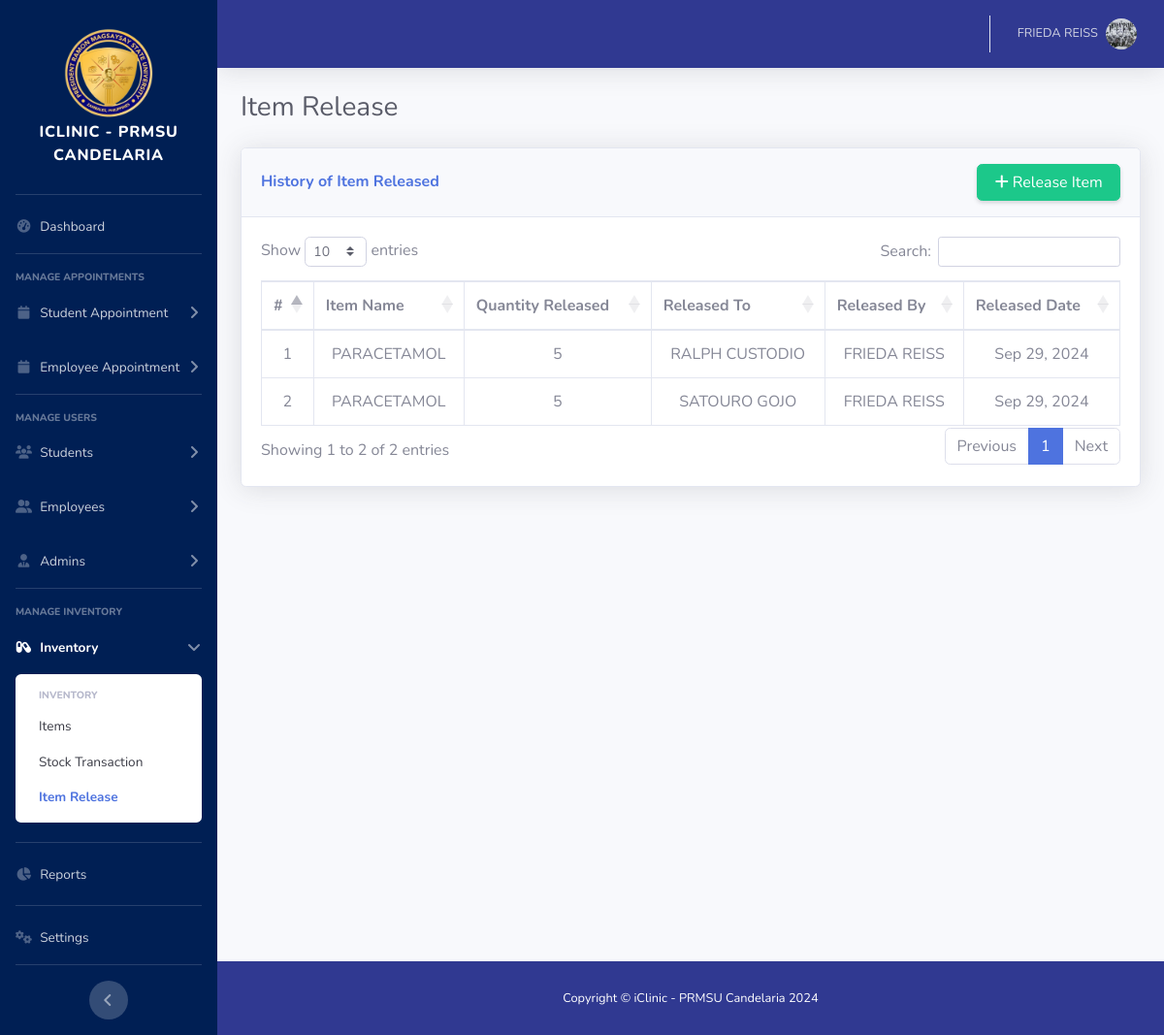
The app's page /admin/inventory-item-release.php (signed in), older data.
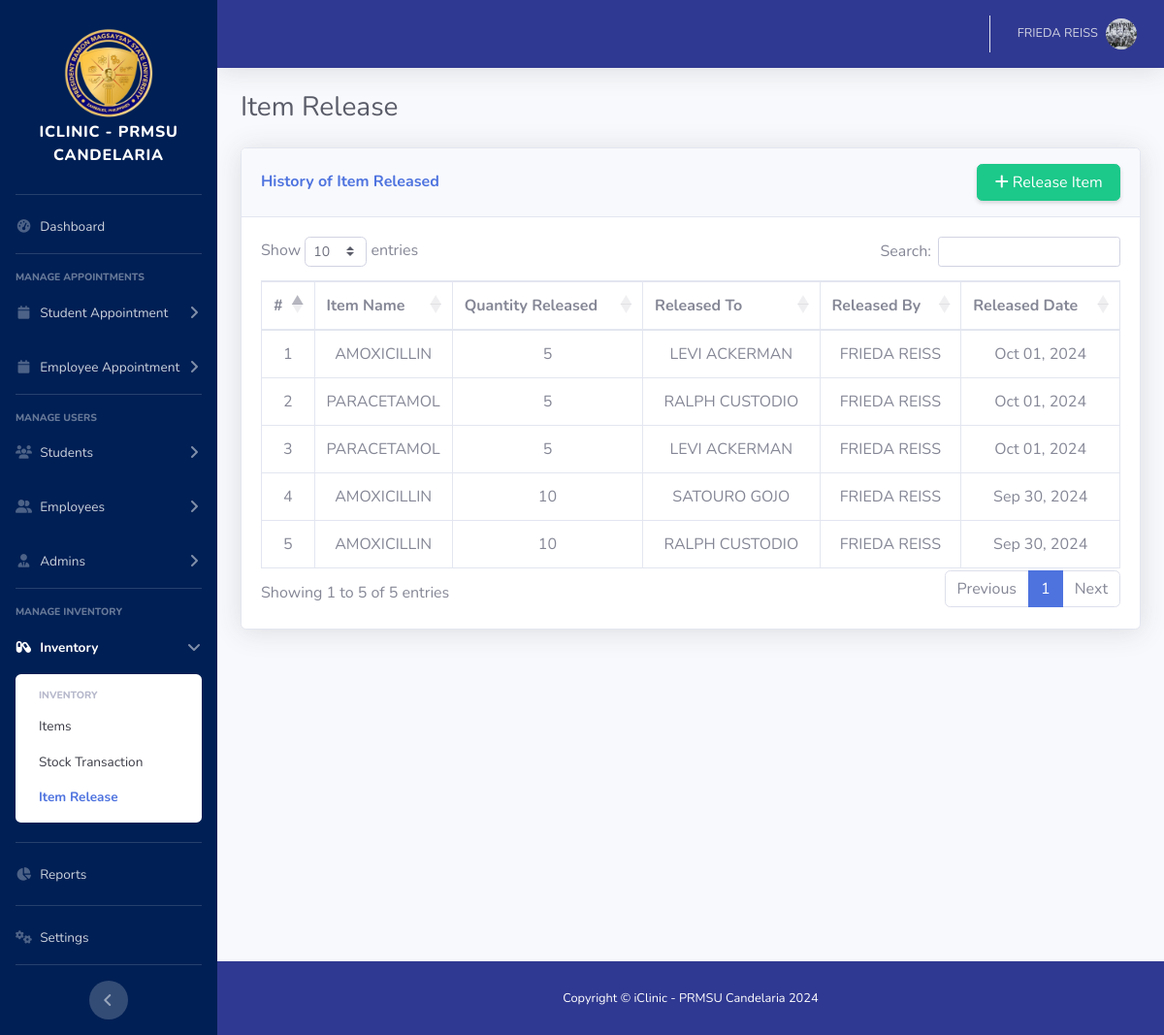
The same page, newer data.
### tables this page shows
CREATE TABLE `item_release_tbl` (
  `release_id` int(11) NOT NULL,
  `item_id` int(11) NOT NULL,
  `quantity_released` int(11) NOT NULL,
  `release_date` datetime NOT NULL,
  `released_to` int(11) NOT NULL,
  `released_by` int(11) NOT NULL
);

CREATE TABLE `item_tbl` (
  `item_id` int(11) NOT NULL,
  `item_name` varchar(100) NOT NULL,
  `description` varchar(255) NOT NULL,
  `quantity_in_stock` int(11) NOT NULL,
  `unit` varchar(50) NOT NULL,
  `expiry_date` date NOT NULL,
  `added_by` int(11) NOT NULL,
  `deleted` tinyint(1) NOT NULL DEFAULT 0 COMMENT '1 = deleted, 0 = not deleted'
);

### admin/inventory-item-release.php (the view, shortened to what the changed rows need)
<!DOCTYPE html>
<html lang="en">
<?php include './include/head.php'; ?>
<body id="page-top">
    <div id="wrapper">
        <div id="content-wrapper" class="d-flex flex-column">
            <div id="content">
                <div class="container-fluid">
                    <div class="d-sm-flex align-items-center justify-content-between mb-4">
                        <h1 class="h3 mb-0 text-gray-800">Item Release</h1>
                    </div>
                    <div class="row">
                        <div class="col-xl-12 col-lg-12">
                            <div class="card shadow mb-4">
                                <div class="card-body">
                                    <div class="table-responsive">
                                        <table class="table table-bordered nowrap text-center" id="myTable" width="100%" cellspacing="0">
                                            <thead class="">
                                                <tr>
                                                    <th scope="col">#</th>
                                                    <th scope="col">Item Name</th>
                                                    <th scope="col">Quantity Released</th>
                                                    <th scope="col">Released To</th>
                                                    <th scope="col">Released By</th>
                                                    <th scope="col">Released Date</th>
                                                </tr>
                                            </thead>
                                            <tbody>
                                            <?php
                                                require '../db/dbconn.php';
                                                $display_appointments = "
                                                					SELECT
                                                                        irt.release_id,
                                                                        it.item_name,
                                                                        irt.quantity_released,
                                                                        COALESCE(CONCAT(st.first_name, ' ', st.last_name), CONCAT(et.first_name, ' ', et.last_name)) AS recipient_name,
                                                                        CONCAT(adt.first_name, ' ', adt.last_name) AS releaser_name,
                                                                        irt.release_date
                                                                    FROM `item_release_tbl` irt
                                                                    INNER JOIN `item_tbl` it ON it.item_id = irt.item_id
                                                                    -- Alias ut1 for the user who the item is released to
                                                                    INNER JOIN `user_tbl` ut1 ON ut1.user_id = irt.released_to
                                                                    -- Alias ut2 for the user who released the item (admin or other roles)
                                                                    INNER JOIN `user_tbl` ut2 ON ut2.user_id = irt.released_by
                                                                    INNER JOIN `admin_tbl` adt ON adt.user_id = ut2.user_id
                                                                    LEFT JOIN `student_tbl` st ON ut1.user_id = st.user_id AND ut1.role = 'STUDENT'
                                                                    LEFT JOIN `employee_tbl` et ON ut1.user_id = et.user_id AND ut1.role = 'EMPLOYEE'
                                                                    ORDER BY irt.release_date DESC
                                                					";
                                                $sqlQuery = mysqli_query($con, $display_appointments) or die(mysqli_error($con));
                                                $counter = 1;
                                                while($row = mysqli_fetch_array($sqlQuery)){
                                                    $item_name = $row['item_name'];
                                                    $quantity_released = $row['quantity_released'];
                                                    $recipient_name = $row['recipient_name'];
                                                    $releaser_name = $row['releaser_name'];
                                                    $release_date = $row['release_date'];
                                                    $formatted_date = date('M d, Y', strtotime($release_date));
                                            ?>
                                            <tr>
                                                <td class=""><?php echo $counter; ?></td>
                                                <td class=""><?php echo $item_name; ?></td>
                                                <td class=""><?php echo $quantity_released; ?></td>
                                                <td class="">
                                                    <?php echo $recipient_name; ?>
                                                </td>
                                                <td class=""><?php echo $releaser_name; ?></td>
                                                <td class=""><?php echo $formatted_date; ?></td>
                                            </tr>
                                            <?php
                                                    $counter++;
                                                }
                                            ?>
                                            </tbody>
                                        </table>
                                    </div>
                                </div>
                            </div>
                        </div>
                    </div>
                </div>
            </div>
        </div>
    </div>
</body>
</html>

Row changes from the older to the newer data that the page shows:
removed item_release_tbl: item.item_name "PARACETAMOL", quantity_released "5", recipient_name "RALPH CUSTODIO", releaser_name "FRIEDA REISS", release_date "Sep 29, 2024"
removed item_release_tbl: item.item_name "PARACETAMOL", quantity_released "5", recipient_name "SATOURO GOJO", releaser_name "FRIEDA REISS", release_date "Sep 29, 2024"
added item_release_tbl: item.item_name "AMOXICILLIN", quantity_released "5", recipient_name "LEVI ACKERMAN", releaser_name "FRIEDA REISS", release_date "Oct 01, 2024"
added item_release_tbl: item.item_name "PARACETAMOL", quantity_released "5", recipient_name "RALPH CUSTODIO", releaser_name "FRIEDA REISS", release_date "Oct 01, 2024"
added item_release_tbl: item.item_name "PARACETAMOL", quantity_released "5", recipient_name "LEVI ACKERMAN", releaser_name "FRIEDA REISS", release_date "Oct 01, 2024"
added item_release_tbl: item.item_name "AMOXICILLIN", quantity_released "10", recipient_name "SATOURO GOJO", releaser_name "FRIEDA REISS", release_date "Sep 30, 2024"
added item_release_tbl: item.item_name "AMOXICILLIN", quantity_released "10", recipient_name "RALPH CUSTODIO", releaser_name "FRIEDA REISS", release_date "Sep 30, 2024"
Text that changed along with them:
text written by a page script: "Show entries Search: Showing 1 to 2 of 2 entries Previous 1 Next" → "Show entries Search: Showing 1 to 5 of 5 entries Previous 1 Next"
